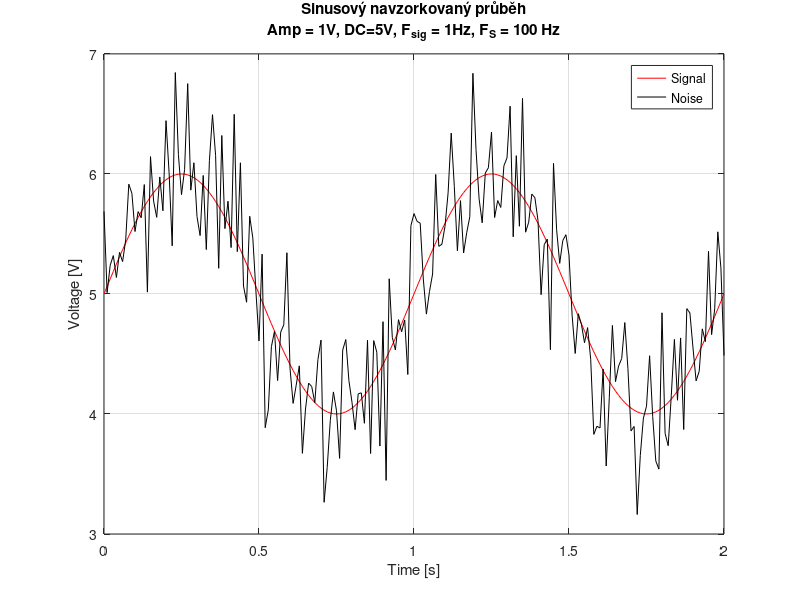
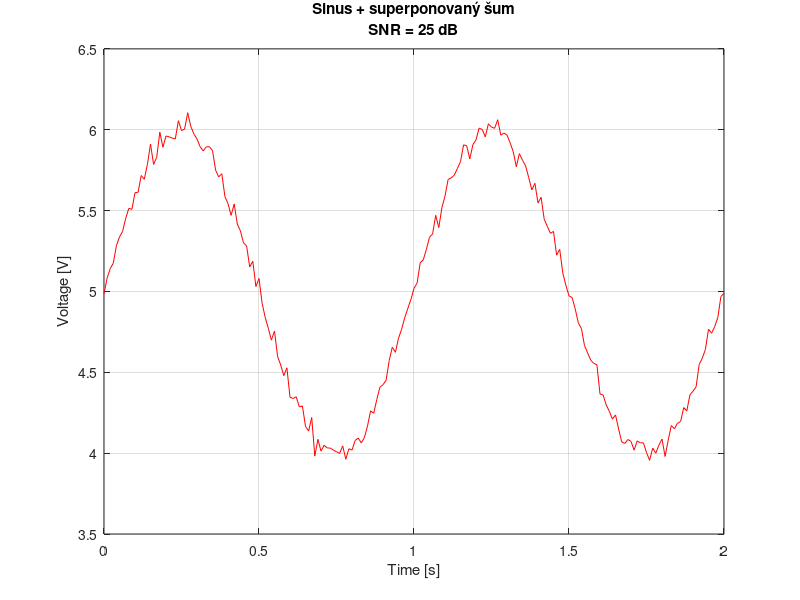

Write MATLAB code to recreate these figures, in order.
clear all;
close all;

amp = 1; %amplituda
offset = 5; %DC složka

f_sig = 1; %frekvence signalu
f_samp = 100; %vzorkovaci frekvence

omega = 2*pi*f_sig; %uhlova frekvence
t = 0:1/f_samp:2*1/f_sig; %zadefinovany pocet periodogram

%SNR consts
SNR5 = 5;
SNR10 = 10;
SNR25 = 25;

%SNR
function y = noisegen(SNRin, ampl, t, signal)
  SNRlin = ampl/sqrt(2)/10^(SNRin/20);
  noise = SNRlin*(randn(size(t)));
  SNR_test = 20*log10(rms(signal)/rms(noise))
  y = noise;
end

signal = offset+amp*sin(omega*t);%sig generator

%sig+noise calc
sig_n_noise5 = signal + noisegen(SNR5, amp, t, signal-offset);
sig_n_noise10 = signal + noisegen(SNR10, amp, t, signal-offset);
sig_n_noise25 = signal + noisegen(SNR25, amp, t, signal-offset); 

figure(1);
clf();
plot(t,signal,'r');

hold on;
plot(t,sig_n_noise5,'k');

title({"Sinusový navzorkovaný průběh" ; "Amp = 1V, DC=5V, F_{sig} = 1Hz, F_{S} = 100 Hz"});
xlabel('Time [s]');
ylabel('Voltage [V]');
ylim("auto");
legend('Signal', 'Noise');
grid on;

figure(2);
clf();
plot(t,sig_n_noise25,'r');

title({"Sinus + superponovaný šum" ; 'SNR = 25 dB'});
xlabel('Time [s]');
ylabel('Voltage [V]');
ylim("auto");
grid on;
